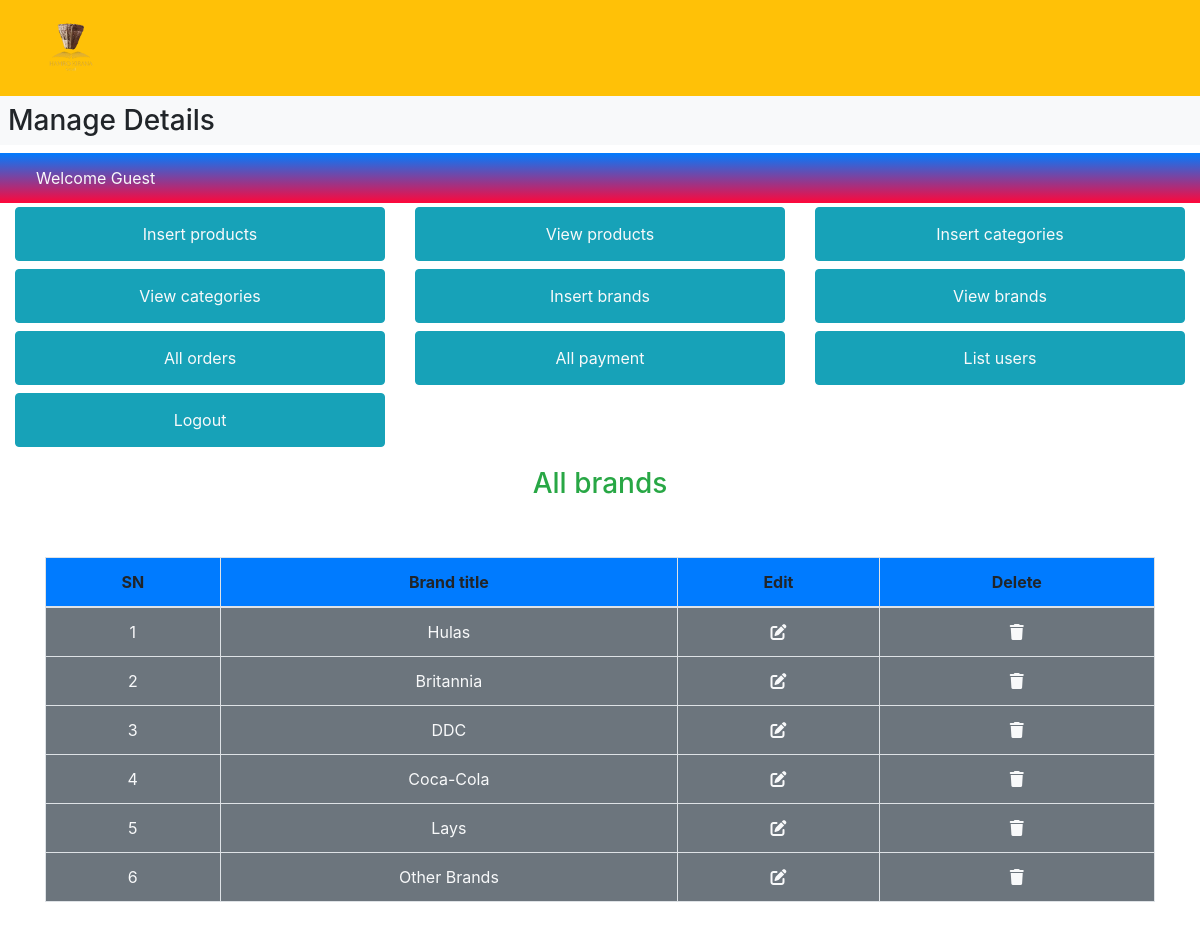
The app's page /admin_area/index.php?view_brands with its own data.
### tables this page shows
CREATE TABLE `brands` (
  `brand_id` int(11) NOT NULL,
  `brand_title` varchar(255) NOT NULL
);

### admin_area/view_brands.php (the view, shortened to what this page needs)
<!DOCTYPE html>
<html lang="en">
<head>
</head>
<body>
    <h3 class="text-center text-success">All brands</h3>
    <div class='table-responsive'>
        <table class="table table-bordered mt-5">
            <thead class="bg-primary  text-center">
                <tr>
                    <th>SN</th>
                    <th>Brand title</th>
                    <th>Edit</th>
                    <th>Delete</th>
                </tr>
            </thead>
            <tbody class="bg-secondary text-light">
                <?php
                   $select_brand = "select * from brands";
                   $result = mysqli_query($con, $select_brand);
                   $number = 0;
                   while ($row = mysqli_fetch_assoc($result)) {
                       $brand_id = $row['brand_id'];
                       $brand_title = $row['brand_title'];
                       $number++;
                   ?>
                    <tr class="text-center">
                        <td><?php echo $number ?></td>
                        <td><?php echo $brand_title ?></td>
                        <td><a href='index.php?edit_brand=<?php echo $brand_id ?>' class='text-light'><i class='fa-solid fa-pen-to-square'></i> </a></td>
                        <td><a href='index.php?delete_brand=<?php echo $brand_id ?>' type="button" class=" text-light" data-toggle="modal" data-target="#exampleModal"><i class='fa-solid fa-trash'></i></a> </td>
                    </tr>
                <?php
                   } ?>
            </tbody>
        </table>
</body>
</html>

### style.css (style rules this page uses)
* { margin: 0; padding: 0; box-sizing: border-box; }

### records on screen
brands: brand_title "Hulas"
brands: brand_title "Britannia"
brands: brand_title "DDC"
brands: brand_title "Coca-Cola"
brands: brand_title "Lays"
brands: brand_title "Other Brands"
